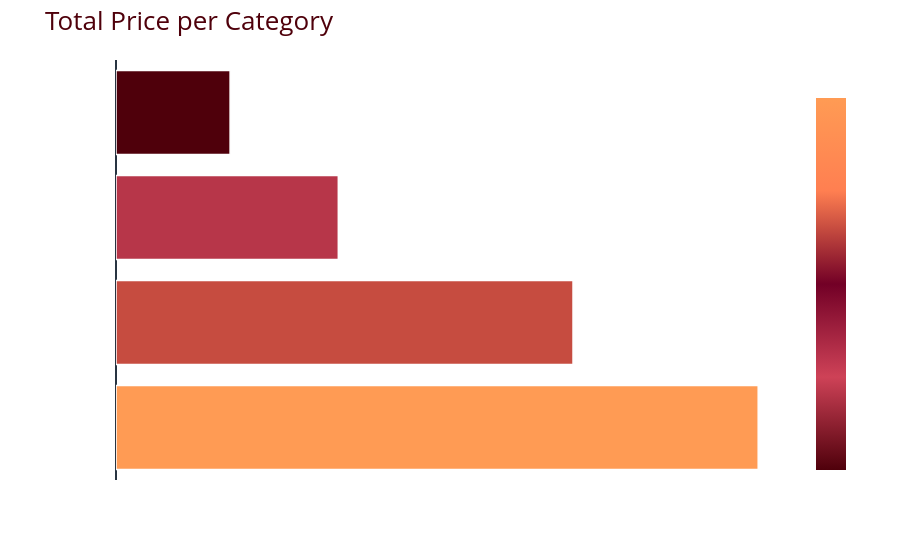

The notebook cell saved with this chart:
### Code cell
palette = ["#4f000b", "#ce4257", "#720026", "#ff7f51", "#ff9b54"]

pv2 = df.pivot_table(index="Category", values="Price(USD)", aggfunc="sum")
pv2 = pv2.sort_values(by="Price(USD)", ascending=False).reset_index()

fig = px.bar(
    pv2,
    x="Price(USD)",
    y="Category",
    color="Price(USD)",
    orientation="h",
    color_continuous_scale=palette
)

fig.update_traces(
    textposition="outside",
    marker=dict(line=dict(color="white", width=1.5))
)

fig.update_layout(
    title="Total Price per Category",
    template="plotly_dark",
    title_font=dict(size=26, color=palette[0]),
    font=dict(size=14, color="white"),
    plot_bgcolor="rgba(0,0,0,0)",
    paper_bgcolor="rgba(0,0,0,0)",
    xaxis=dict(showgrid=True, gridcolor="rgba(255,255,255,0.2)"),
    yaxis=dict(showgrid=False),
    coloraxis_colorbar=dict(title="Price"),
)

fig.show()

### Figure 1 — Plotly figure (JSON) as saved in the notebook; plotly's stock layout.template omitted (floating-point values rounded to 4 significant figures)
{"data": [{"hovertemplate": "Price(USD)=%{marker.color}<br>Category=%{y}<extra></extra>", "legendgroup": "", "marker": {"color": [104264, 74200, 36093, 18524], "coloraxis": "coloraxis", "line": {"color": "white", "width": 1.5}, "pattern": {"shape": ""}}, "name": "", "orientation": "h", "showlegend": false, "textposition": "outside", "type": "bar", "x": [104264, 74200, 36093, 18524], "xaxis": "x", "y": ["Clothing", "Accessories", "Footwear", "Outerwear"], "yaxis": "y"}], "layout": {"barmode": "relative", "coloraxis": {"colorbar": {"title": {"text": "Price"}}, "colorscale": [[0, "#4f000b"], [0.25, "#ce4257"], [0.5, "#720026"], [0.75, "#ff7f51"], [1, "#ff9b54"]]}, "font": {"color": "white", "size": 14}, "legend": {"tracegroupgap": 0}, "margin": {"t": 60}, "paper_bgcolor": "rgba(0,0,0,0)", "plot_bgcolor": "rgba(0,0,0,0)", "title": {"font": {"color": "#4f000b", "size": 26}, "text": "Total Price per Category"}, "xaxis": {"anchor": "y", "domain": [0, 1], "gridcolor": "rgba(255,255,255,0.2)", "showgrid": true, "title": {"text": "Price(USD)"}}, "yaxis": {"anchor": "x", "domain": [0, 1], "showgrid": false, "title": {"text": "Category"}}}}
